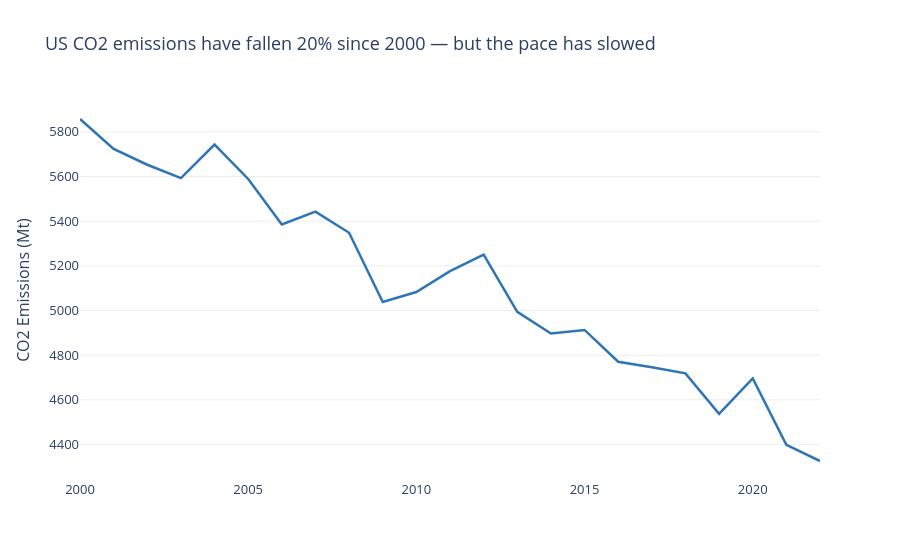

This figure's notebook cell:
### Code cell
# Let's apply the principles

fig = px.line(usa, x='Year', y='CO2_Mt',
              labels={'CO2_Mt': 'CO2 Emissions (Mt)', 'Year': ''},
              color_discrete_sequence=['#2E75B6'],
              title='US CO2 emissions have fallen 20% since 2000 — but the pace has slowed',
              # Gestalt Closure: white background removes the need for a chart border
              template='plotly_white',
              # Gestalt Connection: no markers needed 
              markers=False,
              height=400)


fig.update_layout(
    font=dict(size=13),
    # Gestalt Continuity: make gridlines very light or remove completely so data stands out; don't compete with the line
    yaxis=dict(gridcolor='#EEEEEE', gridwidth=1),
    xaxis=dict(showgrid=False),
)

fig.update_traces(
    line=dict(width=2.5),   # slightly thicker line = more prominent than gridline
)


fig.show()

### Figure 1 — Plotly figure (JSON) as saved in the notebook; plotly's stock layout.template omitted (floating-point values rounded to 4 significant figures)
{"data": [{"hovertemplate": "=%{x}<br>CO2 Emissions (Mt)=%{y}<extra></extra>", "legendgroup": "", "line": {"color": "#2E75B6", "dash": "solid", "width": 2.5}, "marker": {"symbol": "circle"}, "mode": "lines", "name": "", "orientation": "v", "showlegend": false, "type": "scatter", "x": [2000, 2001, 2002, 2003, 2004, 2005, 2006, 2007, 2008, 2009, 2010, 2011, 2012, 2013, 2014, 2015, 2016, 2017, 2018, 2019, 2020, 2021, 2022], "xaxis": "x", "y": [5858.0, 5724, 5653.0, 5593.0, 5743.0, 5589, 5386.0, 5443.0, 5348.0, 5038.0, 5082.0, 5176.0, 5250, 4994.0, 4897.0, 4913.0, 4770.0, 4746.0, 4718.0, 4537.0, 4695.0, 4398.0, 4326.0], "yaxis": "y"}], "layout": {"autosize": true, "font": {"size": 13}, "legend": {"tracegroupgap": 0}, "title": {"text": "US CO2 emissions have fallen 20% since 2000 — but the pace has slowed"}, "xaxis": {"anchor": "y", "autorange": true, "domain": [0, 1], "range": [2000, 2022], "showgrid": false, "title": {"text": ""}, "type": "linear"}, "yaxis": {"anchor": "x", "autorange": true, "domain": [0, 1], "gridcolor": "#EEEEEE", "gridwidth": 1, "range": [4241.0, 5943.0], "title": {"text": "CO2 Emissions (Mt)"}, "type": "linear"}}}
